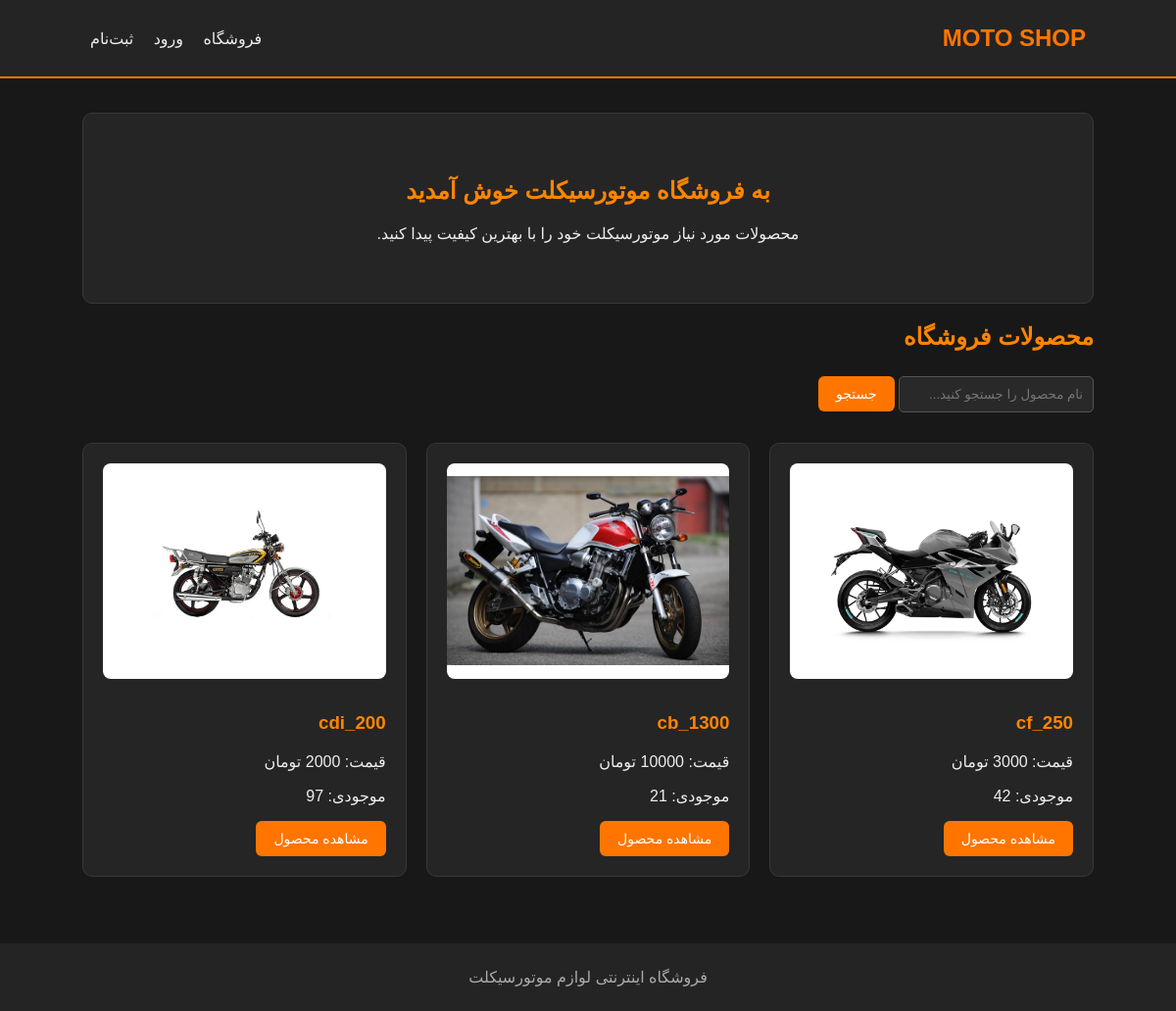
The page / on the database its author committed.
### product/models.py (models this page shows, shortened)
class Product(models.Model):
    name = models.CharField(max_length=100)
    price = models.PositiveIntegerField()
    stock = models.PositiveIntegerField()
    date = models.DateTimeField(auto_now_add=True)
    image = models.ImageField(
        upload_to='products/',
        blank=True,
        null=True
    )

### product/views.py (the view)
# urls.py: path('', views.product_list, name='product_list'),
def product_list(request):
    search = request.GET.get('search')
    if search:
        products = Product.objects.filter(name__icontains=search)
    else:
        products = Product.objects.all()
    return render(request, 'product/product_list.html', {
        'products': products
    })

### product/templates/product/product_list.html (shortened to what this page needs)
{% extends 'product/base.html' %}
{% block content %}
<section class="card" style="text-align:center; padding:45px 20px;">
    <h1>به فروشگاه موتورسیکلت خوش آمدید</h1>
    <p>محصولات مورد نیاز موتورسیکلت خود را با بهترین کیفیت پیدا کنید.</p>
</section>
<h2>محصولات فروشگاه</h2>
<form method="GET" style="margin-bottom:25px;">
    <input
        type="text"
        name="search"
        placeholder="نام محصول را جستجو کنید..."
        value="{{ request.GET.search|default:'' }}"
    >
    <button type="submit">جستجو</button>
</form>
<div style="display:grid; grid-template-columns:repeat(auto-fit,minmax(220px,1fr)); gap:20px;">
    {% for product in products %}
        <div class="card">
            {% if product.image %}
                <img
                    src="{{ product.image.url }}"
                    alt="{{ product.name }}"
                    class="product-image"
                >
            {% else %}
                <div class="no-image">بدون تصویر</div>
            {% endif %}
            <h3>{{ product.name }}</h3>
            <p>قیمت: {{ product.price }} تومان</p>
            <p>موجودی: {{ product.stock }}</p>
            <a class="btn" href="{% url 'product_detail' product.id %}">
                مشاهده محصول
            </a>
        </div>
    {% empty %}
        <p>محصولی برای نمایش وجود ندارد.</p>
    {% endfor %}
</div>
{% endblock %}

### product/templates/product/base.html (shortened to what this page needs)
<!DOCTYPE html>
<html lang="fa" dir="rtl">
<head>
</head>
<body>
<header>
    <nav>
        <a class="logo" href="{% url 'product_list' %}">
            MOTO SHOP
        </a>
        <div>
            <a href="{% url 'product_list' %}">فروشگاه</a>
            {% if user.is_authenticated %}
                <a href="{% url 'cart' %}">سبد خرید</a>
                <a href="{% url 'order_history' %}">سفارش‌های من</a>
                <a href="{% url 'profile' %}">پروفایل</a>
                <form method="POST" action="{% url 'logout' %}" style="display:inline;">
                    {% csrf_token %}
                    <button type="submit">خروج</button>
                </form>
            {% else %}
                <a href="{% url 'login' %}">ورود</a>
                <a href="{% url 'register' %}">ثبت‌نام</a>
            {% endif %}
        </div>
    </nav>
</header>
<main class="container">
    {% block content %}
    {% endblock %}
</main>
<footer>
    فروشگاه اینترنتی لوازم موتورسیکلت
</footer>
</body>
</html>

### product/templates/product/base.html (style rules this page uses)
* { box-sizing: border-box; }
body { margin: 0; font-family: Tahoma, sans-serif; background: #181818; color: #eeeeee; }
header { background: #242424; padding: 20px 7%; border-bottom: 2px solid #ff7500; }
nav { display: flex; justify-content: space-between; align-items: center; flex-wrap: wrap; gap: 15px; }
.logo { color: #ff7500; font-size: 24px; font-weight: bold; text-decoration: none; }
nav a { color: #eeeeee; text-decoration: none; margin: 5px 8px; }
.container { width: 86%; max-width: 1200px; margin: 35px auto; min-height: 60vh; }
h1, h2, h3 { color: #ff8500; }
button, .btn { background: #ff7500; color: #fff; border: none; padding: 10px 18px; border-radius: 6px; cursor: pointer; text-decoration: none; display: inline-block; font-size: 14px; }
input, select, textarea { background: #292929; color: white; border: 1px solid #555; padding: 10px; border-radius: 5px; margin: 6px 0; max-width: 100%; }
.card { background: #252525; padding: 20px; border-radius: 10px; border: 1px solid #383838; margin-bottom: 18px; }
footer { background: #242424; text-align: center; padding: 25px; color: #aaa; margin-top: 50px; }
.product-image { width: 100%; height: 220px; object-fit: contain; background: #fff; border-radius: 8px; margin-bottom: 12px; }

### rows shown on the page
Product: image (picture), name "cf_250", price "3000", stock "42"
Product: image (picture), name "cb_1300", stock "21"
Product: image (picture), name "cdi_200", stock "97"
